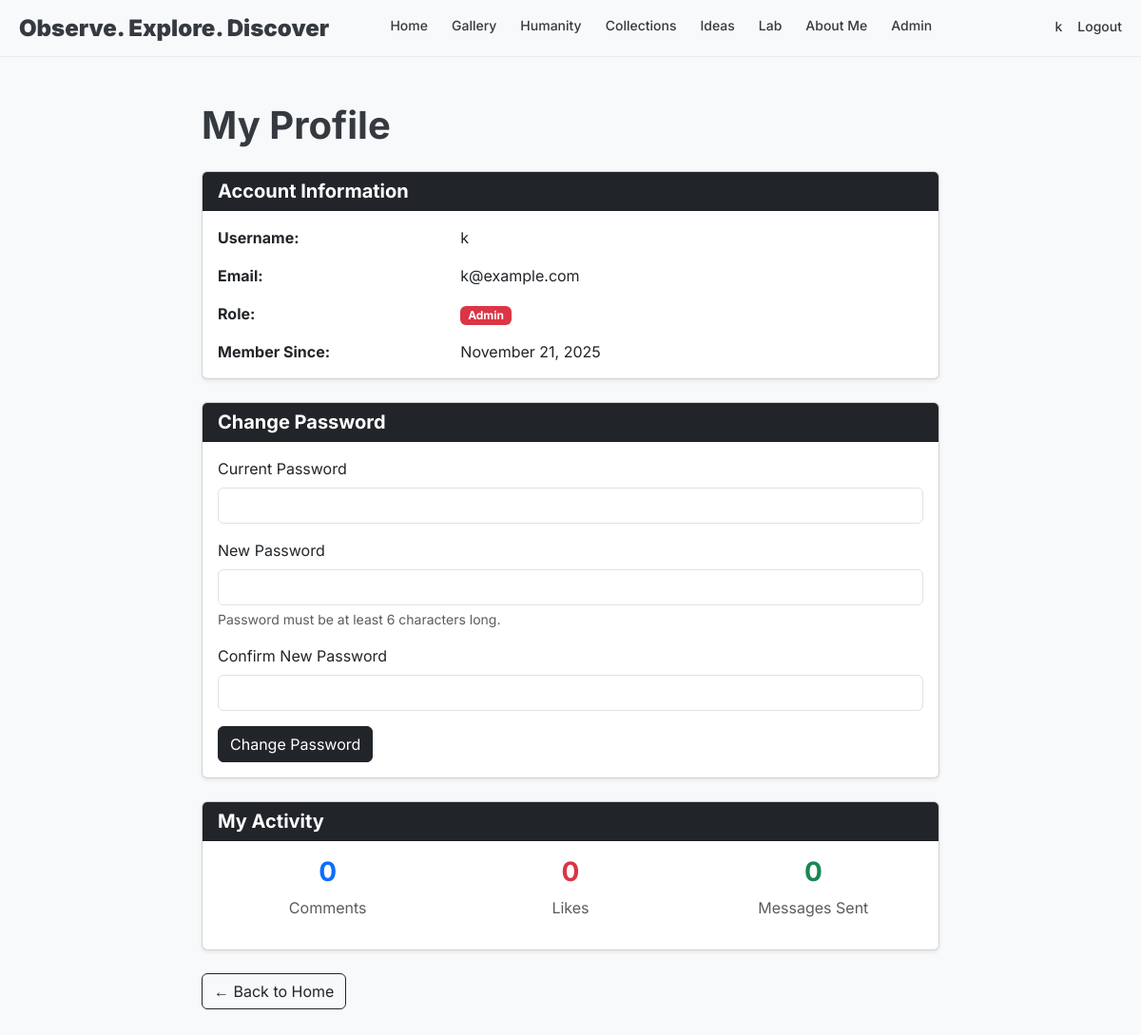
Page /profile (signed in) on the earlier database version.
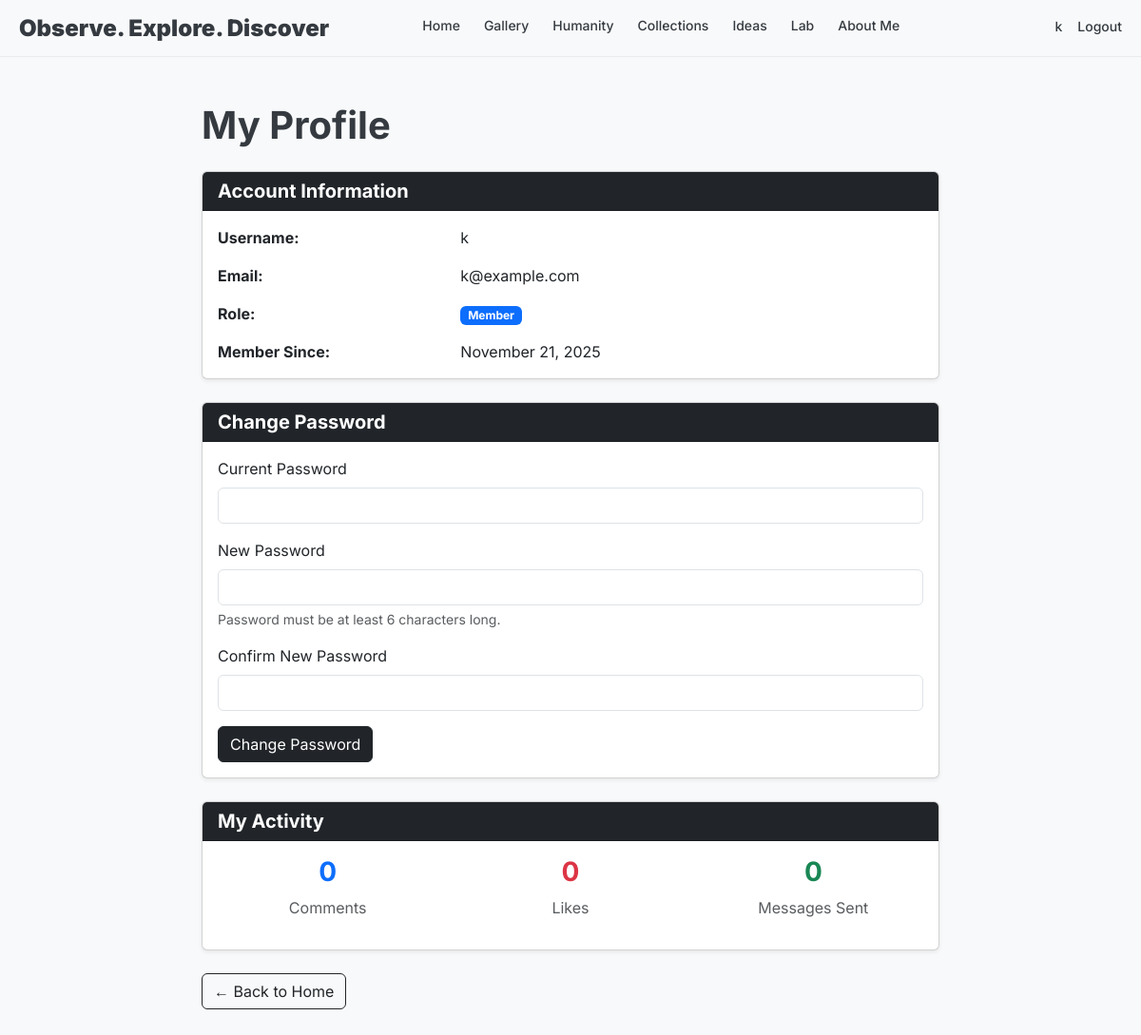
Same page on the later database version.
### mySite/app.py (models this page shows, shortened)
class User(UserMixin, db.Model):
    id = db.Column(db.Integer, primary_key=True)
    username = db.Column(db.String(80), unique=True, nullable=False)
    email = db.Column(db.String(120), unique=True, nullable=False)
    password_hash = db.Column(db.String(128), nullable=False)
    role = db.Column(db.String(20), default="reader")  # 'admin', 'member', or 'reader'
    created_at = db.Column(db.DateTime, default=datetime.utcnow)
    is_active = db.Column(db.Boolean, default=True)
    def is_admin(self):
        return self.role == "admin"
    def is_member(self):
        return self.role in ["admin", "member"]

### mySite/app.py (the view, shortened to what this page needs)
@app.route("/profile", methods=["GET", "POST"])
@login_required
def profile():
    return render_template("profile.html")

### mySite/app.py (called while the page is built)
@login_manager.user_loader
def load_user(user_id):
    return User.query.get(int(user_id))

### mySite/templates/profile.html (shortened to what this page needs)
{% extends "base.html" %}
{% block content %}
<div class="container mt-5 mb-5" style="max-width: 800px;">
    <h1 class="mb-4">My Profile</h1>
    <div class="card mb-4 shadow-sm">
        <div class="card-header bg-dark text-white">
            <h5 class="mb-0">Account Information</h5>
        </div>
        <div class="card-body">
            <div class="row mb-3">
                <div class="col-md-4"><strong>Username:</strong></div>
                <div class="col-md-8">{{ current_user.username }}</div>
            </div>
            <div class="row mb-3">
                <div class="col-md-4"><strong>Email:</strong></div>
                <div class="col-md-8">{{ current_user.email }}</div>
            </div>
            <div class="row mb-3">
                <div class="col-md-4"><strong>Role:</strong></div>
                <div class="col-md-8">
                    <span
                        class="badge bg-{{ 'danger' if current_user.role == 'admin' else 'primary' if current_user.role == 'member' else 'secondary' }}">
                        {{ current_user.role.title() }}
                    </span>
                </div>
            </div>
            <div class="row">
                <div class="col-md-4"><strong>Member Since:</strong></div>
                <div class="col-md-8">{{ current_user.created_at.strftime('%B %d, %Y') }}</div>
            </div>
        </div>
    </div>
    <div class="card shadow-sm">
        <div class="card-header bg-dark text-white">
            <h5 class="mb-0">Change Password</h5>
        </div>
        <div class="card-body">
            <form method="POST" action="{{ url_for('profile') }}">
                <div class="mb-3">
                    <label for="current_password" class="form-label">Current Password</label>
                    <input type="password" class="form-control" id="current_password" name="current_password" required>
                </div>
                <div class="mb-3">
                    <label for="new_password" class="form-label">New Password</label>
                    <input type="password" class="form-control" id="new_password" name="new_password" required
                        minlength="6">
                    <div class="form-text">Password must be at least 6 characters long.</div>
                </div>
                <div class="mb-3">
                    <label for="confirm_password" class="form-label">Confirm New Password</label>
                    <input type="password" class="form-control" id="confirm_password" name="confirm_password" required>
                </div>
                <button type="submit" class="btn btn-dark">Change Password</button>
            </form>
        </div>
    </div>
    {% if current_user.is_member() %}
    <div class="card mt-4 shadow-sm">
        <div class="card-header bg-dark text-white">
            <h5 class="mb-0">My Activity</h5>
        </div>
        <div class="card-body">
            <div class="row text-center">
                <div class="col-md-4 mb-3">
                    <h3 class="text-primary">{{ current_user.comments|length }}</h3>
                    <p class="text-muted mb-0">Comments</p>
                </div>
                <div class="col-md-4 mb-3">
                    <h3 class="text-danger">{{ current_user.likes|length }}</h3>
                    <p class="text-muted mb-0">Likes</p>
                </div>
                <div class="col-md-4 mb-3">
                    <h3 class="text-success">{{ current_user.messages|length }}</h3>
                    <p class="text-muted mb-0">Messages Sent</p>
                </div>
            </div>
        </div>
    </div>
    {% endif %}
    <div class="mt-4">
        <a href="{{ url_for('index') }}" class="btn btn-outline-dark">← Back to Home</a>
    </div>
</div>
{% endblock %}

### mySite/templates/base.html (shortened to what this page needs)
<!DOCTYPE html>
<html lang="en">
<head>
    <link href="https://cdn.jsdelivr.net/npm/bootstrap@5.3.3/dist/css/bootstrap.min.css" rel="stylesheet">
    <link href="{{ url_for('static', filename='css/style.css') }}" rel="stylesheet">
</head>
<body>
    <header class="site-header">
        <div class="header-container">
            <div class="logo">Observe. Explore. Discover</div>
            <div class="main-nav">
                <a href="{{ url_for('index') }}"
                    class="{% if request.endpoint == 'index' %}nav-active{% endif %}">Home</a>
                <a href="{{ url_for('gallery') }}"
                    class="{% if request.endpoint == 'gallery' %}nav-active{% endif %}">Gallery</a>
                <a href="{{ url_for('blog_index') }}"
                    class="{% if request.endpoint and ('blog' in request.endpoint or request.endpoint in ['post', 'create', 'edit']) %}nav-active{% endif %}">Humanity</a>
                <a href="{{ url_for('collections') }}"
                    class="{% if request.endpoint == 'collections' %}nav-active{% endif %}">Collections</a>
                <a href="{{ url_for('ideas') }}"
                    class="{% if request.endpoint == 'ideas' %}nav-active{% endif %}">Ideas</a>
                <a href="{{ url_for('lab') }}">Lab</a>
                <a href="{{ url_for('about') }}" class="{% if request.endpoint == 'about' %}nav-active{% endif %}">About
                    Me</a>
                {% if current_user.is_authenticated and current_user.is_admin() %}
                <a href="{{ url_for('admin_users') }}"
                    class="{% if 'admin' in request.endpoint %}nav-active{% endif %}">Admin</a>
                {% endif %}
            </div>
            <div class="nav-icons ms-4">
                {% if current_user.is_authenticated %}
                <a href="{{ url_for('profile') }}" class="ms-3"
                    style="color: #343a40; text-decoration: none; font-weight: 500; font-size: 14px; padding-bottom: 5px;">
                    {{ current_user.username }}
                </a>
                <a href="{{ url_for('logout') }}" class="ms-3"
                    style="color: #343a40; text-decoration: none; font-weight: 500; font-size: 14px; padding-bottom: 5px;">Logout</a>
                {% endif %}
            </div>
        </div>
    </header>
    {% block content %}{% endblock %}
</body>
</html>

Differences in the rows shown:
changed User "k@example.com": role "Admin" → "Member"
Other differences:
text no longer shown: "Admin"
